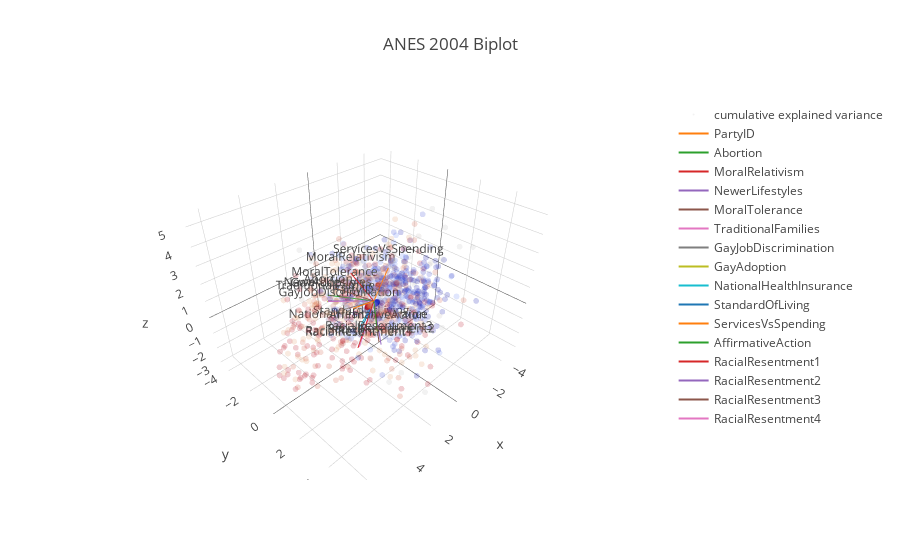

Notebook code cell kept with this figure:
### Markdown cell above
### Biplot

A scatterplot projected onto the first two principal components.

### Code cell
data_scaled = pd.DataFrame(_scaled, columns=df.columns)
triplot(pca, data_scaled, title='ANES 2004 Biplot', color=data_scaled.PartyID)

### Figure 1 — Plotly figure (JSON) as saved in the notebook; plotly's stock layout.template omitted (floating-point values rounded to 4 significant figures; data arrays with more than 128 entries replaced by an {"elided": "..."} marker saying what was removed)
{"data": [{"marker": {"color": {"elided": "1212 float values"}, "opacity": 0.2, "size": 2}, "mode": "markers", "name": "cumulative explained variance", "type": "scatter3d", "x": {"elided": "1212 float values"}, "y": {"elided": "1212 float values"}, "z": {"elided": "1212 float values"}}, {"mode": "lines+text", "name": "PartyID", "text": ["", "PartyID"], "type": "scatter3d", "x": [0, 1.794], "y": [0, 0.3617], "z": [0, 0.685]}, {"mode": "lines+text", "name": "Abortion", "text": ["", "Abortion"], "type": "scatter3d", "x": [0, 1.492], "y": [0, -1.912], "z": [0, 0.1624]}, {"mode": "lines+text", "name": "MoralRelativism", "text": ["", "MoralRelativism"], "type": "scatter3d", "x": [0, 1.287], "y": [0, -0.2961], "z": [0, 2.192]}, {"mode": "lines+text", "name": "NewerLifestyles", "text": ["", "NewerLifestyles"], "type": "scatter3d", "x": [0, 2.073], "y": [0, -1.189], "z": [0, 0.477]}, {"mode": "lines+text", "name": "MoralTolerance", "text": ["", "MoralTolerance"], "type": "scatter3d", "x": [0, 1.672], "y": [0, -1.087], "z": [0, 1.119]}, {"mode": "lines+text", "name": "TraditionalFamilies", "text": ["", "TraditionalFamilies"], "type": "scatter3d", "x": [0, 1.999], "y": [0, -1.276], "z": [0, 0.346]}, {"mode": "lines+text", "name": "GayJobDiscrimination", "text": ["", "GayJobDiscrimination"], "type": "scatter3d", "x": [0, 1.548], "y": [0, -1.013], "z": [0, -0.3541]}, {"mode": "lines+text", "name": "GayAdoption", "text": ["", "GayAdoption"], "type": "scatter3d", "x": [0, 1.753], "y": [0, -1.676], "z": [0, 0.02658]}, {"mode": "lines+text", "name": "NationalHealthInsurance", "text": ["", "NationalHealthInsurance"], "type": "scatter3d", "x": [0, 0.1794], "y": [0, -1.032], "z": [0, -2.482]}, {"mode": "lines+text", "name": "StandardOfLiving", "text": ["", "StandardOfLiving"], "type": "scatter3d", "x": [0, 0.1856], "y": [0, -0.7844], "z": [0, -2.256]}, {"mode": "lines+text", "name": "ServicesVsSpending", "text": ["", "ServicesVsSpending"], "type": "scatter3d", "x": [0, 0.135], "y": [0, 1.085], "z": [0, 2.594]}, {"mode": "lines+text", "name": "AffirmativeAction", "text": ["", "AffirmativeAction"], "type": "scatter3d", "x": [0, 1.584], "y": [0, 1.789], "z": [0, 0.01425]}, {"mode": "lines+text", "name": "RacialResentment1", "text": ["", "RacialResentment1"], "type": "scatter3d", "x": [0, 2.132], "y": [0, 1.014], "z": [0, -1.232]}, {"mode": "lines+text", "name": "RacialResentment2", "text": ["", "RacialResentment2"], "type": "scatter3d", "x": [0, 1.611], "y": [0, 2.087], "z": [0, -0.6606]}, {"mode": "lines+text", "name": "RacialResentment3", "text": ["", "RacialResentment3"], "type": "scatter3d", "x": [0, 1.823], "y": [0, 2.148], "z": [0, -0.3191]}, {"mode": "lines+text", "name": "RacialResentment4", "text": ["", "RacialResentment4"], "type": "scatter3d", "x": [0, 1.956], "y": [0, 0.9374], "z": [0, -1.318]}], "layout": {"title": "ANES 2004 Biplot", "xaxis": {"title": "Principal Component One"}, "yaxis": {"title": "Principal Component Two"}}}
